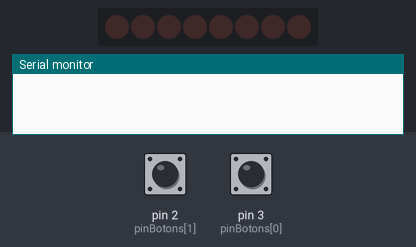
The sketch below on a simulated Arduino Uno, built with avr-gcc and run on an emulated ATmega328P. Shown: 8 shift-register outputs drawn as a row of LEDs (first output left, lit = HIGH), the last lines printed to the serial monitor. Wiring (inferred from the names in the program): shift register (74HC595): data pin 4; shift clock pin 6; latch pin 5. Wiring (inferred from the signals the program sends): row of LEDs: on Q0, Q1, Q2, Q3, Q4, Q5, Q6, Q7. Inputs (shaded band) come from the test bench; at power-on: pin 2 (pinBotons[1]) LOW, pin 3 (pinBotons[0]) LOW.

Above: at 1.2 s.
1.3 s: pin 2 (pinBotons[1]) pulled HIGH for 0.15 s
At 1.37 s:
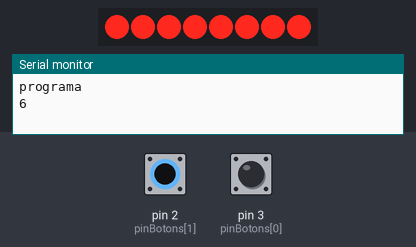
4.3 s: pin 2 (pinBotons[1]) pulled HIGH for 1 s
At 4.57 s:
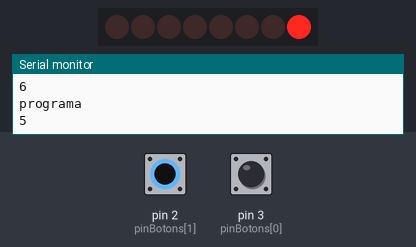
7.3 s: pin 2 (pinBotons[1]) pulled HIGH for 0.15 s
At 8.78 s:
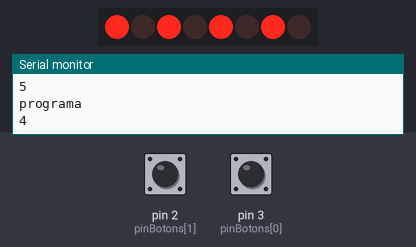
10.4 s: pin 2 (pinBotons[1]) pulled HIGH for 3.2 s
At 10.88 s:
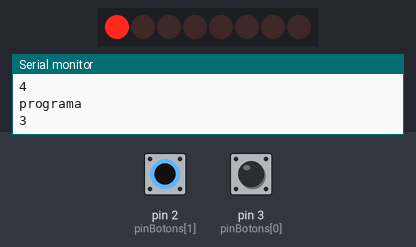
15.1 s: pin 2 (pinBotons[1]) pulled HIGH for 0.15 s
At 15.49 s:
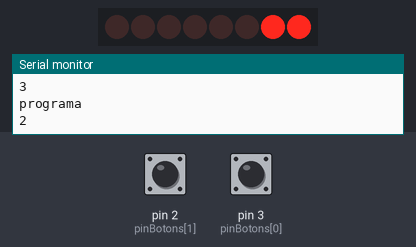
18.1 s: pin 3 (pinBotons[0]) pulled HIGH for 0.15 s
At 19.09 s:
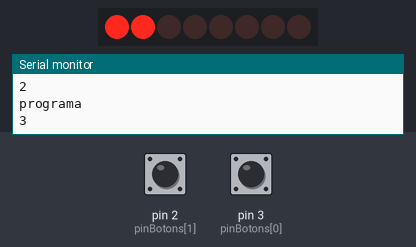
Timing chart, 0 to 22.1 s (numbered marks = the images above; inputs shaded):
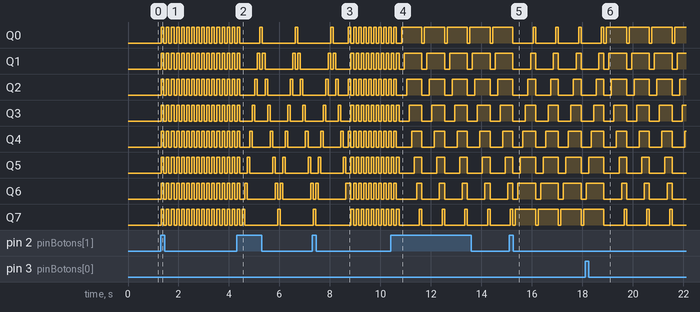

Measured:
- after the input at 1.3 s, Q0–7: alternates HIGH for 0.10 s and LOW for 0.10 s, starting at once

The sketch:

shiftregister.ino
```cpp
    /*
    From Adafruit lesson, improved to patterned LED lights controlled by two pushbuttons
    */

//definimos botons e variables precisas

    int pinBotons[]={3,2};
    int ultimoEstadoBoton[]={LOW,LOW};
    int estadoBoton[]={LOW,LOW};

    long ultimoDebounce=0;
    long retardoDebounce=20;

//variables para as saídas do arduino para o 74HC595
    int latchPin = 5;
    int clockPin = 6;
    int dataPin = 4;

    int programa=0;

    byte leds = 0;

    void setup()
    {
    for (int i=0;i<2;i++)
    {
      pinMode(pinBotons[i],INPUT);
    }
    pinMode(latchPin, OUTPUT);
    pinMode(dataPin, OUTPUT);
    pinMode(clockPin, OUTPUT);

    Serial.begin(9600);
    }

//O loop consiste en facer a lectura dos botóns e chamar ao programa correspondente
void loop()
{

  lecturaBotons();


    switch (programa)
    {
       case 0:
         apagados();
         break;

       case 1:
         acesos();
         break;

       case 2:
         encendidoProgresivo();
         break;

       case 3:
         encendidoProgresivoInverso();
         break;

       case 4:
         encendidoAlterno();
         break;

       case 5:
         kitt();
         break;

       case 6:
         alternativoTodos();
         break;

       default:
         apagados();
         break;

      }

}


//función de lectura dos botóns con Debounce

    void lecturaBotons()
    {
      for (int i=0;i<2;i++)
      {
      int lectura=digitalRead(pinBotons[i]);

      if (lectura!=ultimoEstadoBoton[i])
        {
          ultimoDebounce=millis();
          }

      if ((millis()-ultimoDebounce)>retardoDebounce)
        {
          if (lectura!=estadoBoton[i])
          {
            estadoBoton[i]=lectura;

            if (estadoBoton[i]==HIGH)
            {
              if (i==0)
              {
              programa=programa+1;
              if (programa>6)
                  {
                    programa=0;
                  }
              }
              if(i==1)
              {
                programa=programa-1;
                if (programa<0)
                  {
                    programa=6;
                  }
              }

              Serial.println("programa");
              Serial.println(programa);
              }
            }
          }
       ultimoEstadoBoton[i]=lectura;
      }

    }

//función que manda os datos do byte leds ao shiftregister para que este defina o estado dos LED
  void updateShiftRegister()
  {
  digitalWrite(latchPin, LOW);
  shiftOut(dataPin, clockPin, LSBFIRST, leds);
  digitalWrite(latchPin, HIGH);
  }

// funcións para os patróns, explícanse por si mesmas co nome

  void apagados()
  {
    leds=0;
    updateShiftRegister();
  }

  void acesos()
  {
    leds=255;
    updateShiftRegister();
  }

  void encendidoProgresivo()
  {
      leds = 0;
      updateShiftRegister();
      delay(100);
      for (int i = 0; i < 8; i++)
      {
      lecturaBotons();
      bitSet(leds, i);
      updateShiftRegister();
      delay(100);
      }
    }
    void encendidoProgresivoInverso()
  {
      leds = 0;
      updateShiftRegister();
      delay(100);
      for (int i = 0; i < 8; i++)
      {
      lecturaBotons();
      bitSet(leds, 7-i);
      updateShiftRegister();
      delay(100);
      }
    }

     void encendidoAlterno()
  {
      leds = B10101010;
      updateShiftRegister();
      delay(100);
      leds=B01010101;
      updateShiftRegister();
      delay(100);

    }
    void kitt()
  {
      for (int i = 0; i < 8; i++)
      {
      lecturaBotons();
      leds=0;
      bitSet(leds, i);
      updateShiftRegister();
      delay(100);
      }
      for (int i = 1; i < 7; i++)
      {
      lecturaBotons();
      leds=0;
      bitSet(leds, 7-i);
      updateShiftRegister();
      delay(100);
      }
  }

    void alternativoTodos()
    {
      leds=B11111111;
      updateShiftRegister();
      delay(100);
      leds=B00000000;
      updateShiftRegister();
      delay(100);
    }
```
